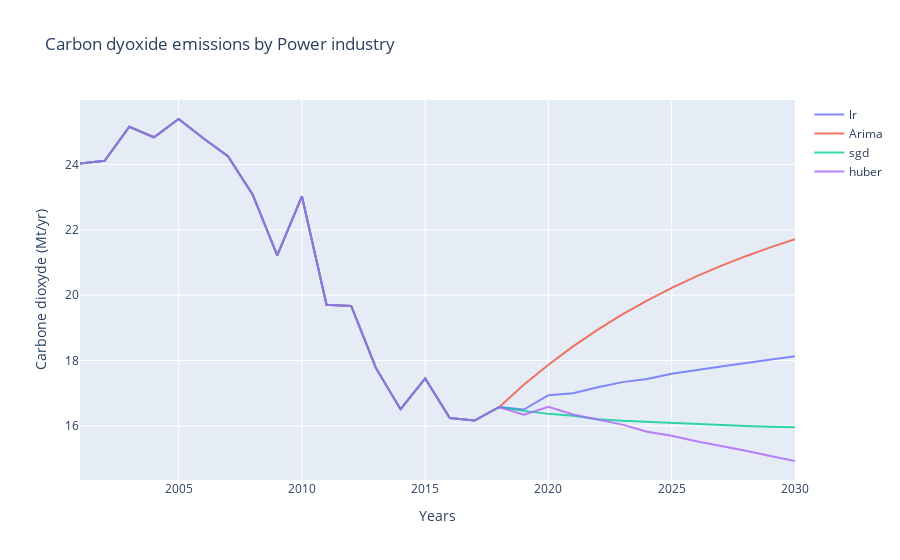
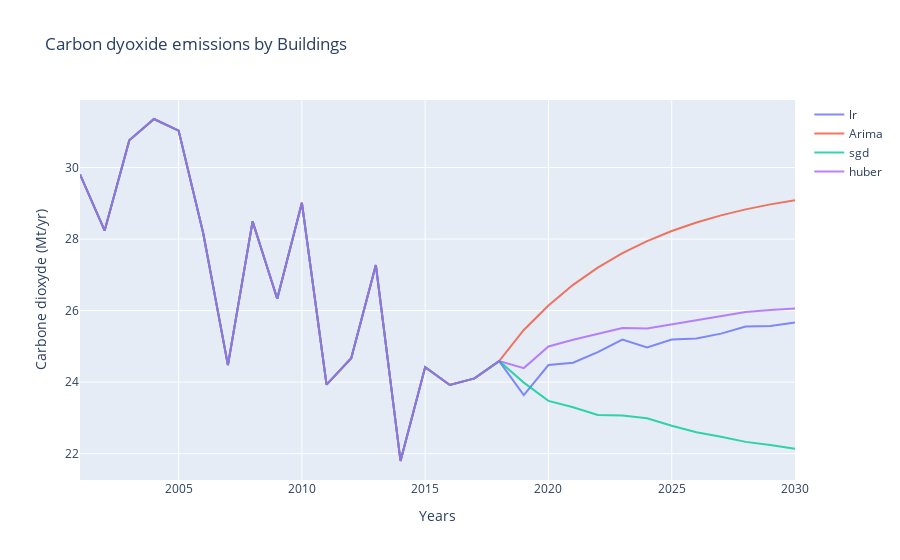
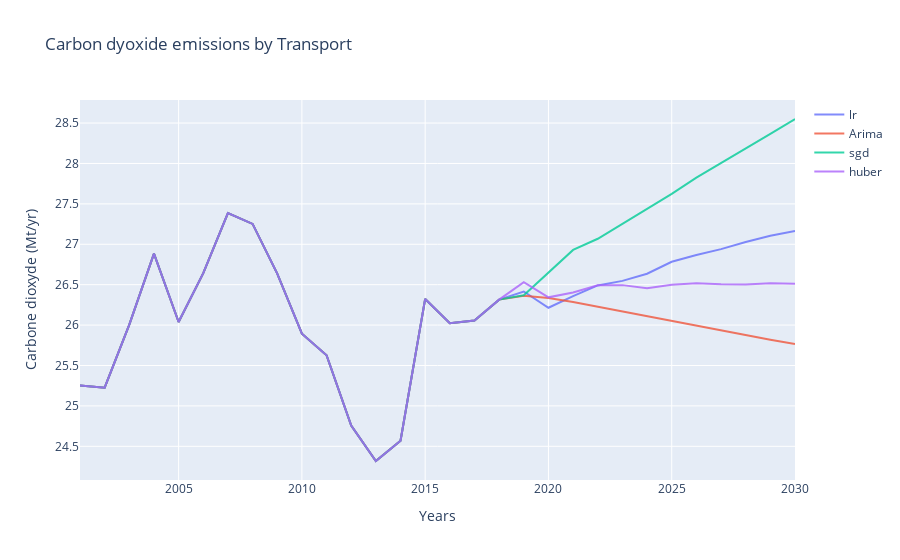
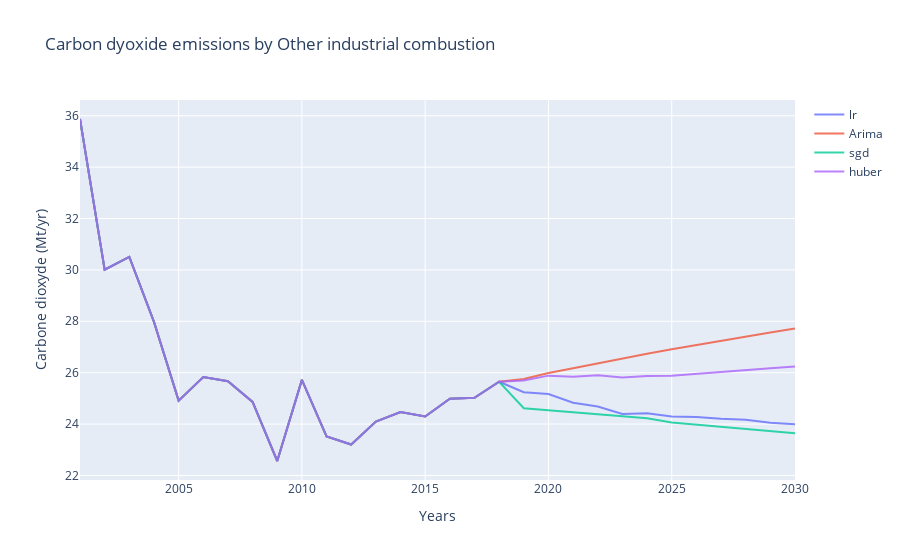

Notebook code cell kept with these figures, in order:
### Code cell
plot_function(figures_30, variables, test, name_sector)
